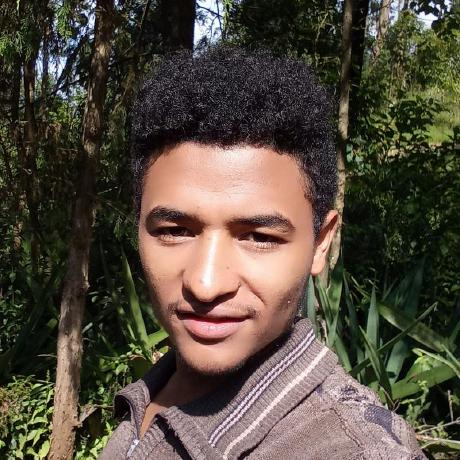
#> input picture kib.png, 460 x 460 px
$ python ImageGradients.py
#> lines starting #> are read from the running program, lines starting #| are printed output that depends on the picture
import numpy as np
import cv2 as cv
from matplotlib import pyplot as plt
img = cv.imread('kib.png',0)
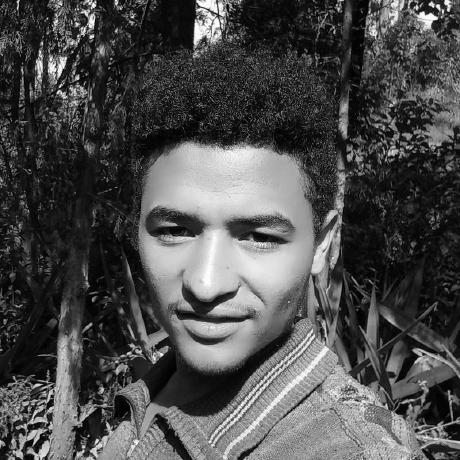
#> img: shape (460, 460); min 0, max 255, mean 76.9
laplacian = cv.Laplacian(img,cv.CV_64F)
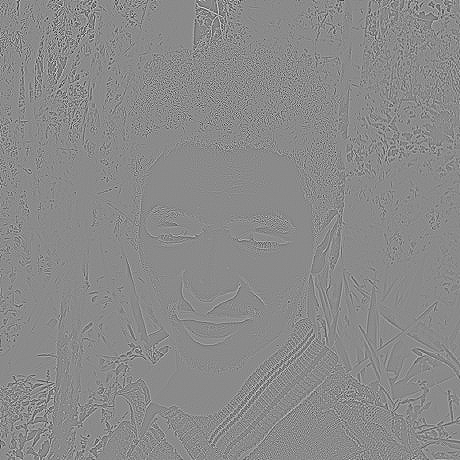
#> laplacian: shape (460, 460) float64; min -503, max 423, mean 0; drawn with min black and max white
sobelx = cv.Sobel(img,cv.CV_64F,1,0,ksize=5)
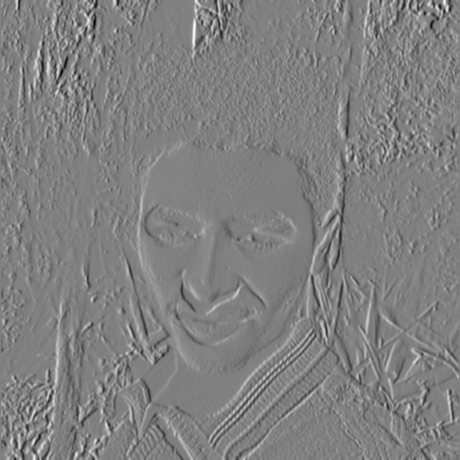
#> sobelx: shape (460, 460) float64; min -10875, max 10697, mean 2.3; drawn with min black and max white
sobely = cv.Sobel(img,cv.CV_64F,0,1,ksize=5)
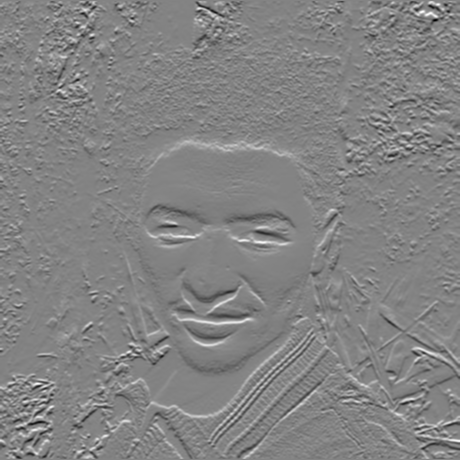
#> sobely: shape (460, 460) float64; min -10097, max 9527, mean 16.4; drawn with min black and max white
plt.subplot(2,2,1),plt.imshow(img,cmap = 'gray')
plt.title('Original'), plt.xticks([]), plt.yticks([])
plt.subplot(2,2,2),plt.imshow(laplacian,cmap = 'gray')
plt.title('Laplacian'), plt.xticks([]), plt.yticks([])
plt.subplot(2,2,3),plt.imshow(sobelx,cmap = 'gray')
plt.title('Sobel X'), plt.xticks([]), plt.yticks([])
plt.subplot(2,2,4),plt.imshow(sobely,cmap = 'gray')
plt.title('Sobel Y'), plt.xticks([]), plt.yticks([])
plt.show()
